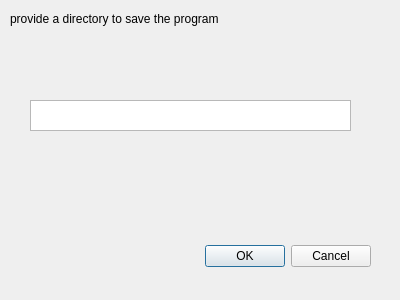
<?xml version="1.0" encoding="UTF-8"?>
<ui version="4.0">
 <class>savewindow</class>
 <widget class="QDialog" name="savewindow">
  <property name="geometry">
   <rect>
    <x>0</x>
    <y>0</y>
    <width>400</width>
    <height>300</height>
   </rect>
  </property>
  <property name="windowTitle">
   <string>Dialog</string>
  </property>
  <widget class="QDialogButtonBox" name="buttonBox">
   <property name="geometry">
    <rect>
     <x>30</x>
     <y>240</y>
     <width>341</width>
     <height>32</height>
    </rect>
   </property>
   <property name="orientation">
    <enum>Qt::Horizontal</enum>
   </property>
   <property name="standardButtons">
    <set>QDialogButtonBox::Cancel|QDialogButtonBox::Ok</set>
   </property>
  </widget>
  <widget class="QTextEdit" name="textEdit">
   <property name="geometry">
    <rect>
     <x>30</x>
     <y>100</y>
     <width>321</width>
     <height>31</height>
    </rect>
   </property>
  </widget>
  <widget class="QLabel" name="label">
   <property name="geometry">
    <rect>
     <x>10</x>
     <y>10</y>
     <width>281</width>
     <height>17</height>
    </rect>
   </property>
   <property name="text">
    <string>provide a directory to save the program</string>
   </property>
  </widget>
 </widget>
 <resources/>
 <connections>
  <connection>
   <sender>buttonBox</sender>
   <signal>accepted()</signal>
   <receiver>savewindow</receiver>
   <slot>accept()</slot>
   <hints>
    <hint type="sourcelabel">
     <x>248</x>
     <y>254</y>
    </hint>
    <hint type="destinationlabel">
     <x>157</x>
     <y>274</y>
    </hint>
   </hints>
  </connection>
  <connection>
   <sender>buttonBox</sender>
   <signal>rejected()</signal>
   <receiver>savewindow</receiver>
   <slot>reject()</slot>
   <hints>
    <hint type="sourcelabel">
     <x>316</x>
     <y>260</y>
    </hint>
    <hint type="destinationlabel">
     <x>286</x>
     <y>274</y>
    </hint>
   </hints>
  </connection>
 </connections>
</ui>
